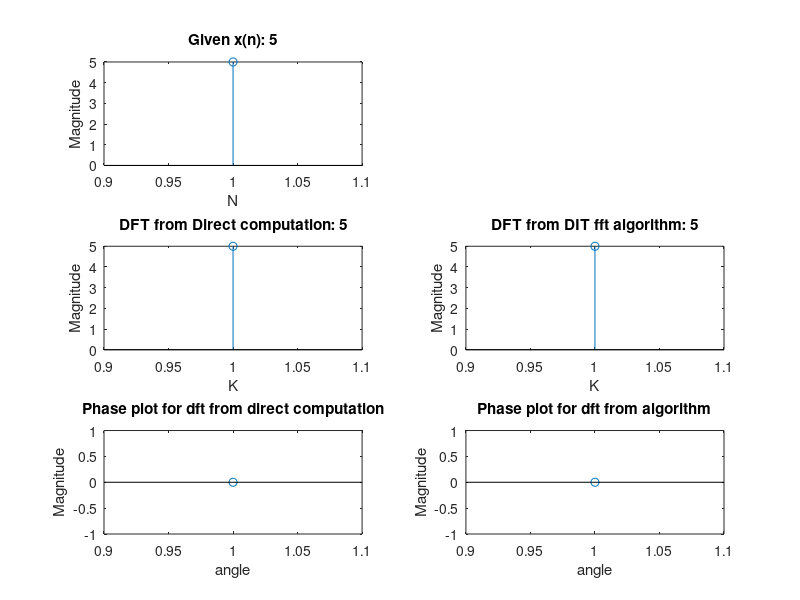

The MATLAB script that drew this image:
% ayatla DIT fft algo
clc;
clear all;
close all;
x = input('Enter x(n) :');
t = nextpow2(length(x));
j = [x zeros(1,(2^t)-length(x))];

N = length(j);
s = log2(N);
j = bitrevorder(j);

for stage=1:s
    a =1;
    b= 1+2^(stage-1);
    n=0;
    while(n<=2^(stage-1)-1&&a<=N&&b<=N)
            w=exp((-1j)*2*pi*n/(2^stage));
            y = j(a)+w*j(b);
            z = j(a)-w*j(b);
            j(a)= y;
            j(b)=z;
            a= a+1;
            b=b+1;
            n=n+1;
            if(rem(b,2^stage)==1)
                a=a+2^(stage-1);
                b= b+2^(stage-1);
                n=0;
            end
    end
end

inbuilt_dft = fft(x);


mul_dft  = N^2;
mul_dit_fft = (N/2)*log2(N);

disp('                                   For  FFT DIT algorithm | For direct computation');
disp(['                 ' 'No of additions :' '  ' num2str( N*log2(N))  '                             '   num2str( N*(N-1))]);
disp(['   ' 'No of complex multiplications :' '  ' num2str( (N/2)*log2(N)) '                             '   num2str(mul_dft )]);
disp(['Speed improvement factor is :'  '    ' num2str(mul_dft/mul_dit_fft)]);

disp(angle(inbuilt_dft))

subplot(3,2,1);
stem(abs(x));
title(['Given x(n):' ' ' num2str(x)]);
xlabel('N');
ylabel('Magnitude');

subplot(3,2,3);
stem(abs(inbuilt_dft));
title(['DFT from Direct computation:' ' ' num2str(inbuilt_dft)]);
xlabel('K');
ylabel('Magnitude');


subplot(3,2,4);
stem(abs(j));
title(['DFT from DIT fft algorithm:' ' ' num2str(j)]);
xlabel('K');
ylabel('Magnitude');

subplot(3,2,5);
stem(angle(inbuilt_dft));
title('Phase plot for dft from direct computation');
xlabel('angle');
ylabel('Magnitude');

subplot(3,2,6);
stem(angle(j));
title('Phase plot for dft from algorithm');
xlabel('angle');
ylabel('Magnitude');

                
